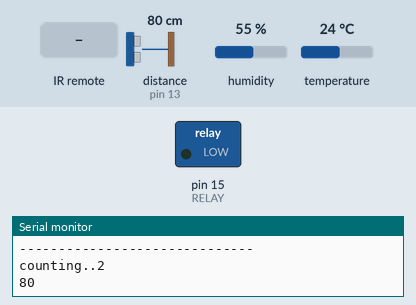
This sketch was run on a simulated Arduino Uno, built with avr-gcc and run on an emulated ATmega328P. Parts: switched loads named in the sketch (green lamp = pin HIGH), the last lines printed to the serial monitor. Wiring (inferred from the names in the program): ultrasonic range finder: trigger pin 12; echo pin 13. The inputs (shaded band) are chosen by the test bench; at power-on: distance to the obstacle (sensor on pin 13) 80 cm, humidity 55 %, temperature 24 °C. The echo pulse lasts 58.3 µs per cm; pins used as bus, display or sensor lines are not drawn.

Above: at 1.8 s.
1.9 s: infrared code 0xFF30CF received
At 3.0 s:
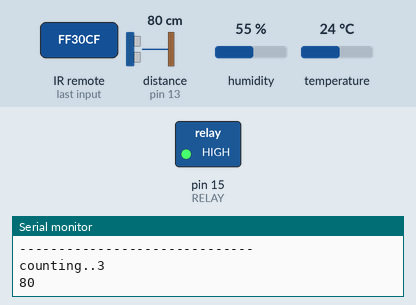
3.5 s: distance to the obstacle (sensor on pin 13) set to 2 cm
Timing chart, 0 to 6.5 s (numbered marks = the images above; inputs shaded):
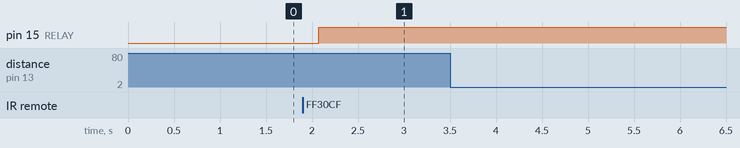

Measured:
- after the input at 1.9 s, pin 15 (RELAY): LOW → HIGH after 0.18 s

The sketch:

Smart_Fatcotry_line.ino
```cpp
#include <IRrecv.h>
#include <DHT.h>
#define DHTTYPE DHT22
// DHT22 is attached to GPIO14 on this Kit
#define DHTPIN  14
#define interval  2000
#define TRIG 12
#define ECHO 13

int count = 0;

DHT                 dht(DHTPIN, DHTTYPE, 11);
char                dht_buffer[10];
float               humidity;
float               temp_f;
unsigned long       lastDHTReadMillis = 0;
// will store last temp was read

int RECV_PIN = 02;//시그널 핀을 연결
const short int RELAY = 15;
const unsigned int LINE_1 = 16724175;
short int power_flag = 0;
IRrecv irrecv(RECV_PIN);
decode_results results;

void setup() {
    pinMode(RELAY, OUTPUT);

    pinMode(TRIG,OUTPUT);
    pinMode(ECHO,INPUT);

    irrecv.enableIRIn();

    Serial.begin(115200);
    Serial.println("Starting");


}

void loop() {
    if(irrecv.decode(&results)){
        unsigned int ircode = results.value;
        Serial.println(ircode);
        irrecv.resume();//다음 데이터를 수신

        if(ircode == LINE_1){
            power_flag = ~power_flag;
        }
    }
    if(power_flag){
        digitalWrite(RELAY, HIGH);
        Serial.println("Relay on");
    } else {
        digitalWrite(RELAY, LOW);
        Serial.println("Relay off");
    }
    delay(30);
    gettemperature();
    Serial.print("Temperature : ");
    Serial.print(temp_f);
    Serial.print(", Humidity : ");
    Serial.println(humidity);
    Serial.println("------------------------------");

    digitalWrite(TRIG,LOW);
    delayMicroseconds(2);
    digitalWrite(TRIG,HIGH);
    delayMicroseconds(5);
    digitalWrite(TRIG,LOW);

    long distance = pulseIn(ECHO,HIGH,5800)/58;

    // Serial 모니터에 거리값을 표시합니다
    if(distance <= 10)
    {
        Serial.print("d: ");
        Serial.print(distance);
        Serial.print("cm\n");
        Serial.println("Line 1 operating ");
        count = 0;
    }
    else
    {
        count++;
        Serial.print("counting..");
        Serial.println(count);
        Serial.println(distance);
        if(count > 10)
            Serial.println("Line 1 stop!! hey!!");
    }

    // loop를 도는 속도가 너무 빠르므로 delay로 0.015정도로 늦춰줍니다
    delay(1000);
}

void gettemperature() {
    unsigned long currentMillis = millis();
    if(currentMillis - lastDHTReadMillis >= interval) {
        lastDHTReadMillis = currentMillis;
        humidity = dht.readHumidity();
        // Read humidity (percent)
        temp_f = dht.readTemperature();
        // Read temperature as Fahrenheit
        // Check if any reads failed and exit early (to try again).
        if (isnan(humidity) || isnan(temp_f)) {
            return;
            }
        }
}
```
